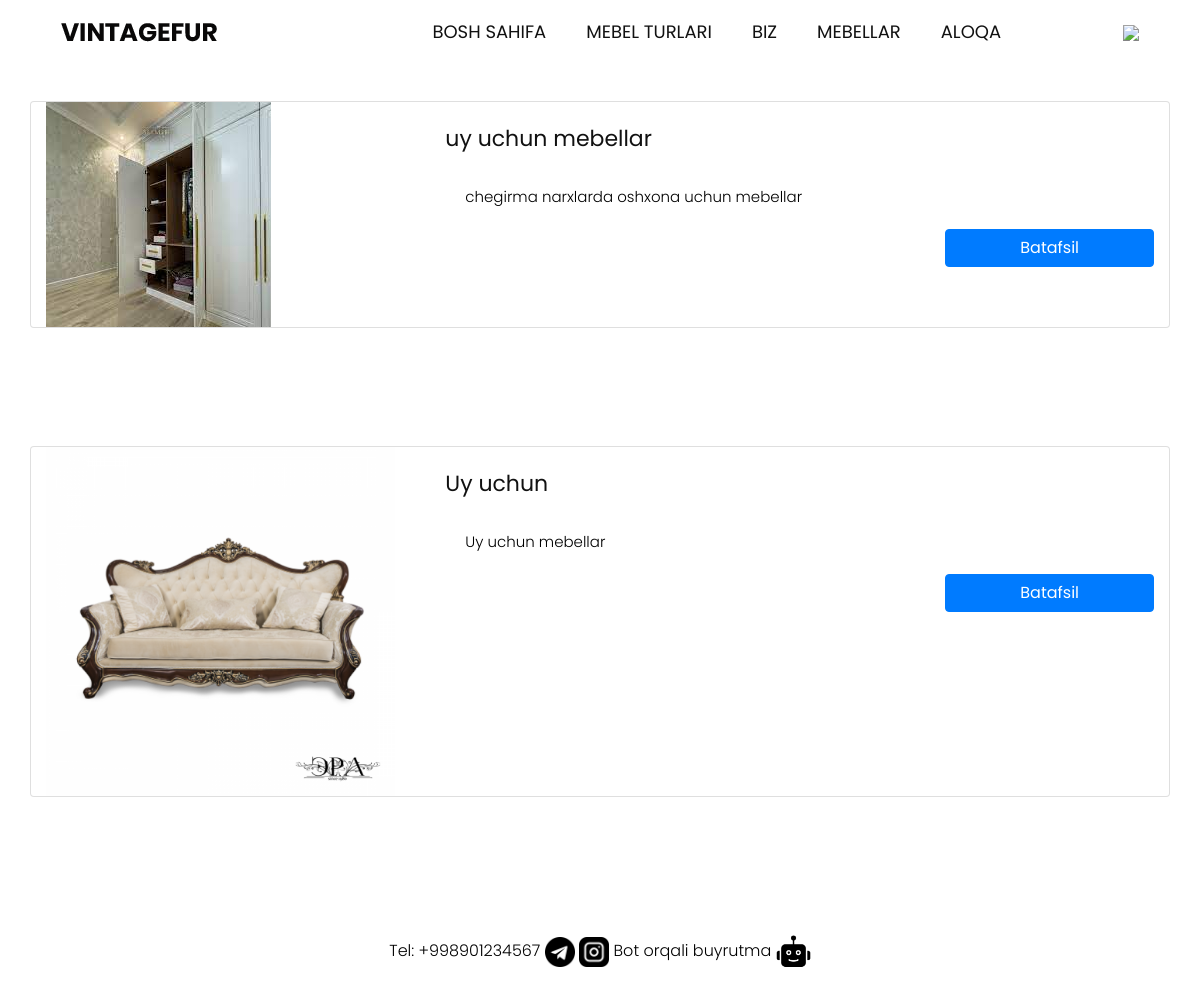
The page /category/uy/ on the database its author committed.
### newsapp/models.py (models this page shows, shortened)
class Mebel(models.Model):
    title = models.CharField(max_length=350, verbose_name='Mebel nomi')
    summary = models.CharField(max_length=450, blank=True, null=True, verbose_name='Mebel haqida qisqacha ta\'rif')
    body = RichTextField(verbose_name='Mebel haqida batafsil ma\'lumot')
    categoty = models.ForeignKey(Category, default=1, on_delete=models.CASCADE, verbose_name='Mebel turini tanlang')
    image = models.ImageField(upload_to='image/', blank=True, null=True, verbose_name='Mebel rasmi')
    material = models.CharField(max_length=200, blank=True, null=True, verbose_name='Mebelda ishlatilgan material')
    price = models.CharField(max_length=50, verbose_name='Mebelni sotilish narxi')
    rek_price = models.CharField(max_length=50, blank=True, null=True, verbose_name='Mebel reklama narxi')

### newsapp/views.py (the view)
# urls.py: path('category/<str:fstr>/', get_category, name='category'),
def get_category(request, fstr):
    try:
        category = Category.objects.get(cat_name=fstr)
        posts = Mebel.objects.filter(categoty=category)
        return render(request, 'category.html', {'posts':posts})
    except:
        return render(request, 'services.html', {})

### templates/category.html
{% extends 'base.html' %}
{% block content %}
<br><br><br><br>
     {% for mebel in posts %}
        <div class="card mb-3 container" style="max-width: auto;">
          <div class="row g-0">
            <div class="col-md-4">
              {% if mebel.image %}
                <img src="{{ mebel.image.url }}" class="img-fluid rounded-start" alt="rasm">
              {% endif %}
            </div>
            <div class="col-md-8">
              <div class="card-body">
                <h2 class="card-title">{{ mebel.title }}</h2>
                <p class="card-text" style="color: black;">{{ mebel.summary }}</p>
              </div>
                <a href="{% url 'detail_product' mebel.pk %}" class="btn btn-primary">Batafsil</a>
            </div>
          </div>
        </div>
<br><br><br><br>
    {% endfor %}
{% endblock content %}

### static/css/style.css (style rules this page uses)
* { box-sizing: border-box !important; transition: ease all 0.5s; }
html { scroll-behavior: smooth; }
body { color: #666666; font-size: 14px; font-family:Poppins; line-height: 1.80857; font-weight: normal; overflow-x: hidden; }
a { color: #1f1f1f; text-decoration: none !important; outline: none !important; -webkit-transition: all .3s ease-in-out; -moz-transition: all .3s ease-in-out; -ms-transition: all .3s ease-in-out; -o-transition: all .3s ease-in-out; transition: all .3s ease-in-out; }
h1, h2, h3, h4, h5, h6 { letter-spacing: 0; font-weight: normal; position: relative; padding: 0 0 10px 0; font-weight: normal; line-height: normal; color: #111111; margin: 0 }
h2 { font-size: 22px }
*, *::after, *::before { -webkit-box-sizing: border-box; -moz-box-sizing: border-box; box-sizing: border-box; }
p { margin: 20px; font-weight: 300; font-size: 15px; line-height: 24px; }
a { color: #222222; text-decoration: none; outline: none !important; }
a, .btn { text-decoration: none !important; outline: none !important; -webkit-transition: all .3s ease-in-out; -moz-transition: all .3s ease-in-out; -ms-transition: all .3s ease-in-out; -o-transition: all .3s ease-in-out; transition: all .3s ease-in-out; }
img { max-width: 100%; height: auto; }
.btn { display: block; margin-left: 520px; margin-right: auto; }

### rows shown on the page
Mebel: image (picture), title "uy uchun mebellar", summary "chegirma narxlarda oshxona uchun mebellar"
Mebel: image (picture), title "Uy uchun", summary "Uy uchun mebellar"
